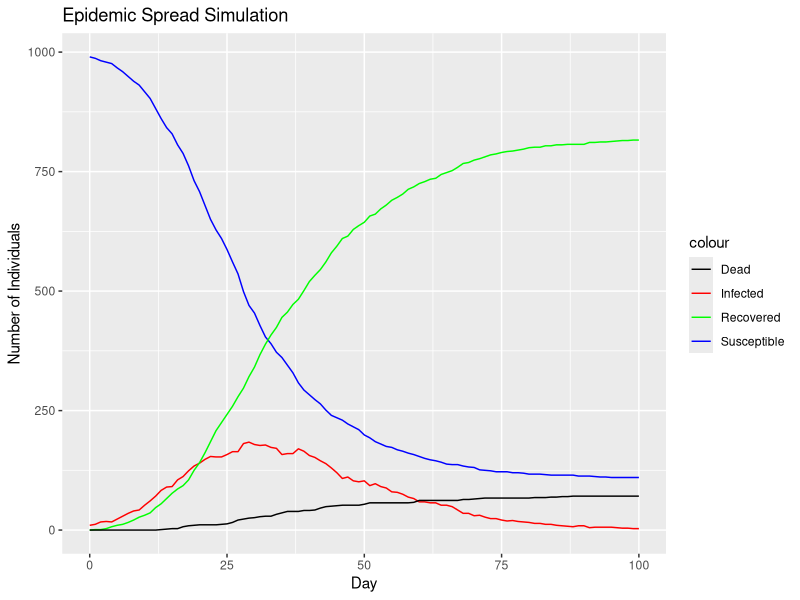
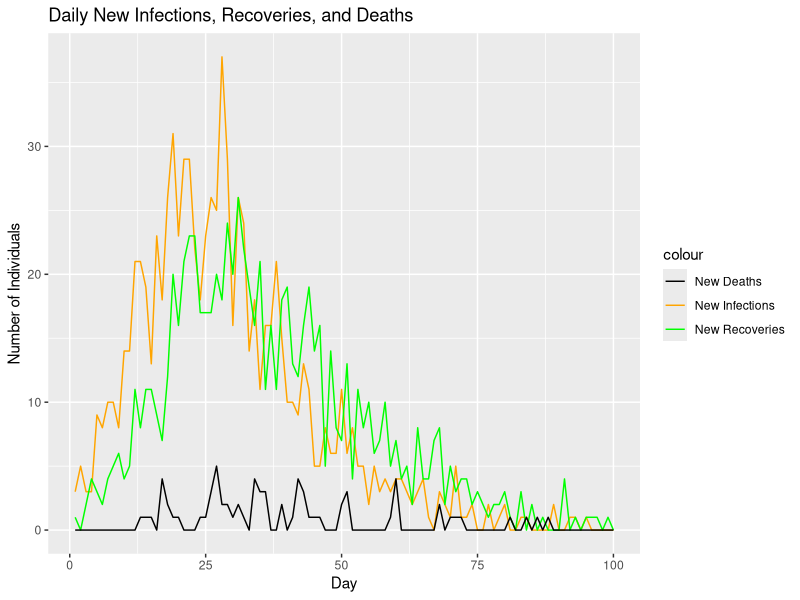

The R source for these figures, in order:
## ---- chunk 1
knitr::opts_chunk$set(echo = TRUE)
## ---- chunk 2
library(ggplot2)

# Postavljanje parametara simulacije 
population_size <- 1000
initial_infected <- 10
infection_prob <- 0.05
recovery_rate <- 0.1  
death_rate <- 0.01
num_days <- 100

# Generiranje podataka o dobi i stopi kontakata
age_groups <- sample(
  c("0-19", "20-39", "40-59", "60+"),
  population_size,
  replace = TRUE,
  prob = c(0.2, 0.3, 0.3, 0.2)
  )

contact_rate <- ifelse(age_groups == "0-19",6,
                       ifelse(age_groups == "20-39", 8,
                              ifelse(age_groups == "40-59", 5, 3)))

susceptibility <- ifelse(age_groups == "60+", 1.5, 1)
## ---- chunk 3
# Inicijalizacija statusa pojedinaca i podataka  
status <- rep("susceptible", population_size)
status[sample(population_size, initial_infected)] <- "infected"

data <- data.frame(
  day = 0,
  susceptible = population_size - initial_infected,
  infected = initial_infected,
  recovered = 0,
  dead = 0)
## ---- chunk 4
set.seed(123)

for (day in 1:num_days) {
  
  # Inicijalizacija brojača za novi dan
  new_infected <- 0
  new_recovered <- 0
  new_dead <- 0
  
  for (i in 1:population_size) {
    if (status[i] == "infected") {
      
      # Simulacija ishoda za zaraženog pojedinca
      if (runif(1) < death_rate) {
        status[i] <- "dead"
        new_dead <- new_dead + 1
      } else if (runif(1) < recovery_rate) {
        status[i] <- "recovered"
        new_recovered <- new_recovered + 1
      } else {
        
        # Zaraza podložnih kontakata
        contacts <- sample(population_size, contact_rate[i], replace = TRUE)
        for (contact in contacts) {
          if (status[contact] == "susceptible" &&
              runif(1) < infection_prob * susceptibility[contact]) {
            status[contact] <- "infected"
            new_infected <- new_infected + 1
          }
        }
      }
    }
  }
  
  # Ažuriranje ukupnih brojeva nakon dana simulacije
  susceptible_count <- sum(status == "susceptible")
  infected_count <- sum(status == "infected")
  recovered_count <- sum(status == "recovered")
  dead_count <- sum(status == "dead")
  
  # Spremanje rezultata za taj dan
  data <- rbind(data, data.frame(
    day = day,
    susceptible = susceptible_count,
    infected = infected_count,
    recovered = recovered_count,
    dead = dead_count))
}
## ---- chunk 5
ggplot(data, aes(x = day)) +
  geom_line(aes(y = susceptible, colour = "Susceptible")) +
  geom_line(aes(y = infected, colour = "Infected")) +
  geom_line(aes(y = recovered, colour = "Recovered")) +
  geom_line(aes(y = dead, colour = "Dead")) +
  labs(title = "Epidemic Spread Simulation", x = "Day", y = "Number of Individuals") +
  scale_colour_manual(values = c(
    "Susceptible" = "blue",
    "Infected" = "red",
    "Recovered" = "green",
    "Dead" = "black"))
## ---- chunk 6
data$new_infected <- c(NA, diff(data$infected) + diff(data$recovered) + diff(data$dead))
data$new_recovered <- c(NA, diff(data$recovered))
data$new_dead <- c(NA, diff(data$dead))

daily_data <- data.frame(day = 1:num_days, 
                         new_infected = data$new_infected[-1], 
                         new_recovered = data$new_recovered[-1], 
                         new_dead = data$new_dead[-1])

ggplot(daily_data, aes(x = day)) +
  geom_line(aes(y = new_infected, colour = "New Infections")) +
  geom_line(aes(y = new_recovered, colour = "New Recoveries")) +
  geom_line(aes(y = new_dead, colour = "New Deaths")) +
  labs(title = "Daily New Infections, Recoveries, and Deaths",
       x = "Day",
       y = "Number of Individuals") +
  scale_colour_manual(values = c(
    "New Infections" = "orange",
    "New Recoveries" = "green",
    "New Deaths" = "black"))
